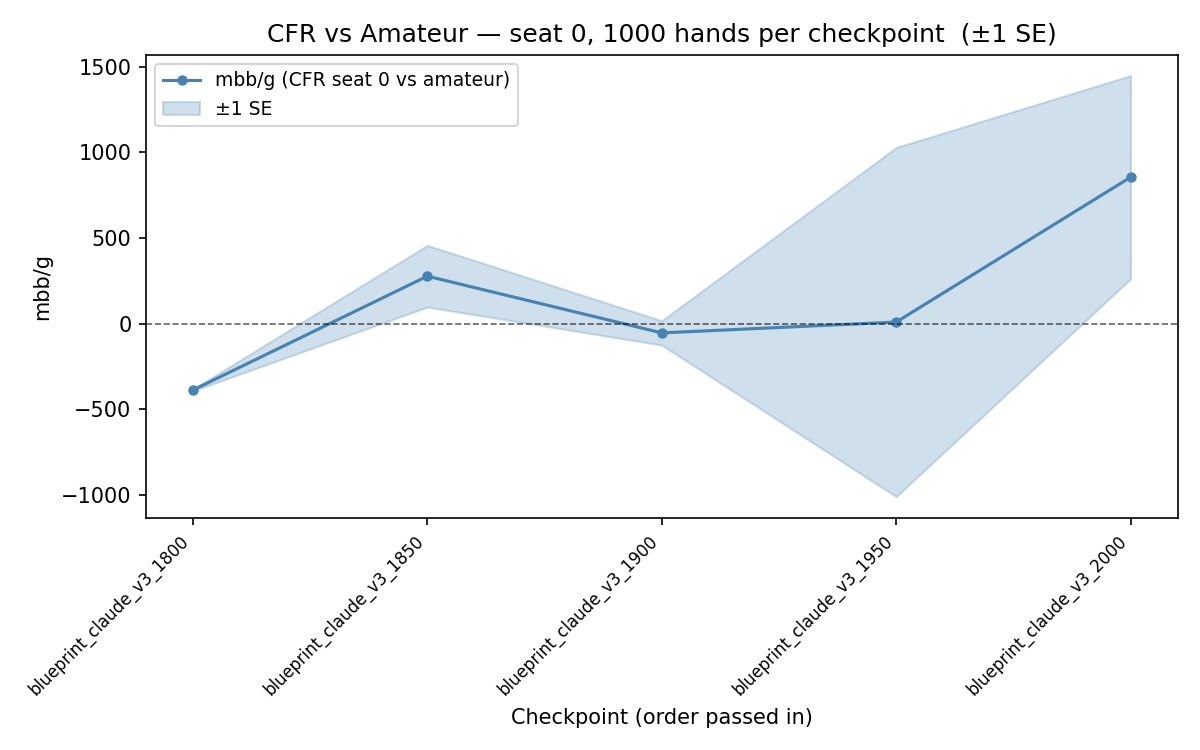

Reproduce this figure in Python.
#!/usr/bin/env python3
"""
Evaluate a sequence of blueprint pkl files vs the amateur strategy (CFR in
seat 0) and plot mbb/g as a learning curve.

Usage:
  python scripts/eval_curve.py output/bp_50.pkl output/bp_100.pkl ... \\
      [--hands 1000] [--workers 4] [--ci {95,se}]

Each pkl is evaluated in a separate process. Results are plotted in the order
the files were passed and saved as eval_curve.png next to this script.
"""

from __future__ import annotations

import argparse
import contextlib
import io
import math
import multiprocessing as mp
import os
import sys
from typing import List, Tuple

ROOT = os.path.dirname(os.path.dirname(os.path.abspath(__file__)))
if ROOT not in sys.path:
    sys.path.insert(0, ROOT)


# ---------------------------------------------------------------------------
# Worker (runs in a child process)
# ---------------------------------------------------------------------------

def _evaluate_one(args: Tuple[int, str, int]) -> Tuple[int, float, float]:
    """Load one pkl and evaluate vs amateur in seat 0. Returns (idx, mbb, se)."""
    idx, pkl_path, num_hands = args

    # Suppress tqdm progress bars and the per-eval table printed by evaluate_vs_amateur.
    os.environ["TQDM_DISABLE"] = "1"

    import pickle
    import numpy as np

    # ── Validate ────────────────────────────────────────────────────────────
    if not os.path.isfile(pkl_path):
        raise FileNotFoundError(f"pkl not found: {pkl_path}")

    with open(pkl_path, "rb") as f:
        data = pickle.load(f)

    if not isinstance(data, dict):
        raise ValueError(f"Invalid pkl (expected dict, got {type(data).__name__}): {pkl_path}")

    required = {"strategy_sum", "action_map"}
    missing = required - set(data.keys())
    if missing:
        raise ValueError(f"Invalid pkl (missing keys {missing}): {pkl_path}")

    # ── Build game + strategy ───────────────────────────────────────────────
    import types
    from poker_collusion.cfr.strategy import Strategy
    from poker_collusion.evaluation.mbbg import evaluate_vs_amateur
    import poker_collusion.env as _env

    game = types.SimpleNamespace(
        deal_new_hand      = _env.deal_new_hand,
        get_current_player = _env.get_current_player,
        get_legal_actions  = _env.get_legal_actions,
        get_info_key       = _env.get_info_key,
        is_terminal        = _env.is_terminal,
        get_payoffs        = _env.get_payoffs,
        apply_action       = _env.apply_action,
        is_chance_node     = _env.is_chance_node,
        sample_chance      = _env.sample_chance,
    )

    strategy = Strategy(
        strategy_sum=data["strategy_sum"],
        action_map=data["action_map"],
    )

    # ── Evaluate (suppress printed output) ─────────────────────────────────
    silent = io.StringIO()
    with contextlib.redirect_stdout(silent):
        mbb_mean, mbb_se = evaluate_vs_amateur(
            game, strategy, num_hands=num_hands, cfr_seat=0
        )

    return idx, float(mbb_mean[0]), float(mbb_se[0])


# ---------------------------------------------------------------------------
# Main
# ---------------------------------------------------------------------------

def main() -> None:
    ap = argparse.ArgumentParser(
        description="Plot mbb/g learning curve across a sequence of blueprint pkls"
    )
    ap.add_argument("pkls", nargs="+", help="Blueprint pkl files in evaluation order")
    ap.add_argument(
        "--hands", type=int, default=1000, metavar="N",
        help="Evaluation hands per pkl (default: 1000)",
    )
    ap.add_argument(
        "--workers", type=int, default=None, metavar="N",
        help="Parallel worker processes (default: number of pkls)",
    )
    ap.add_argument(
        "--ci", choices=["95", "se"], default="95",
        help="Error band: '95' for 95%% CI, 'se' for ±1 SE (default: 95)",
    )
    args = ap.parse_args()

    # Resolve paths relative to repo root
    pkl_paths: List[str] = [
        p if os.path.isabs(p) else os.path.join(ROOT, p)
        for p in args.pkls
    ]

    # Fail fast: check all files exist before spinning up workers
    bad = [p for p in pkl_paths if not os.path.isfile(p)]
    if bad:
        for p in bad:
            print(f"Error: not found: {p}", file=sys.stderr)
        sys.exit(1)

    n_workers = args.workers or len(pkl_paths)
    jobs = [(i, p, args.hands) for i, p in enumerate(pkl_paths)]

    print(
        f"Evaluating {len(pkl_paths)} checkpoint(s), "
        f"{args.hands} hands each, {n_workers} worker(s)..."
    )

    # ── Run evaluations in parallel ─────────────────────────────────────────
    try:
        from tqdm import tqdm
        use_tqdm = True
    except ImportError:
        use_tqdm = False

    with mp.Pool(processes=n_workers) as pool:
        if use_tqdm:
            raw = list(
                tqdm(
                    pool.imap_unordered(_evaluate_one, jobs),
                    total=len(jobs),
                    desc="Evaluating",
                )
            )
        else:
            raw = pool.map(_evaluate_one, jobs)

    # Sort back into submission order
    raw.sort(key=lambda r: r[0])
    mbbs = [r[1] for r in raw]
    ses  = [r[2] for r in raw]

    # ── Print table ─────────────────────────────────────────────────────────
    print(f"\n{'File':<40} {'mbb/g':>8}  {'± SE':>8}")
    print("-" * 60)
    for i, (p, m, s) in enumerate(zip(pkl_paths, mbbs, ses)):
        print(f"{os.path.basename(p):<40} {m:>8.1f}  {s:>8.1f}")

    # ── Plot ────────────────────────────────────────────────────────────────
    try:
        import matplotlib.pyplot as plt
        import numpy as np
    except ImportError:
        print("\nmatplotlib not installed — skipping plot. Run: pip install matplotlib")
        return

    mbbs_arr = np.array(mbbs)
    ses_arr  = np.array(ses)
    xs = list(range(len(pkl_paths)))

    band = 1.96 * ses_arr if args.ci == "95" else ses_arr
    band_label = "95% CI" if args.ci == "95" else "±1 SE"

    fig, ax = plt.subplots(figsize=(max(8, len(pkl_paths) * 0.4 + 2), 5))

    ax.plot(xs, mbbs_arr, marker="o", markersize=4, linewidth=1.5,
            color="steelblue", label="mbb/g (CFR seat 0 vs amateur)")
    ax.fill_between(xs, mbbs_arr - band, mbbs_arr + band,
                    alpha=0.25, color="steelblue", label=band_label)
    ax.axhline(0, color="black", linewidth=0.8, linestyle="--", alpha=0.6)

    # X-axis tick labels: show filename stems; thin out if many files
    stems = [os.path.splitext(os.path.basename(p))[0] for p in pkl_paths]
    step = max(1, math.ceil(len(stems) / 20))
    visible = list(range(0, len(stems), step))
    ax.set_xticks(visible)
    ax.set_xticklabels([stems[i] for i in visible], rotation=45, ha="right", fontsize=8)

    ax.set_xlabel("Checkpoint (order passed in)")
    ax.set_ylabel("mbb/g")
    ax.set_title(
        f"CFR vs Amateur — seat 0, {args.hands} hands per checkpoint  ({band_label})"
    )
    ax.legend(fontsize=9)
    fig.tight_layout()

    out_path = os.path.join(os.path.dirname(os.path.abspath(__file__)), "eval_curve.png")
    fig.savefig(out_path, dpi=150)
    print(f"\nSaved: {out_path}")


if __name__ == "__main__":
    mp.set_start_method("spawn", force=True)
    main()



"""
baseline (self play)
BTN    blueprint_v4_15000.pkl       200        148.2        [428.5, 1009.5]
SB     blueprint_v4_15000.pkl       -200         211.2        [-386.2, 441.8]
BB     blueprint_v4_15000.pkl       0       156.9        [-1054.3, -439.3]

team
BTN    blueprint_v4_15000.pkl       200        148.2        [428.5, 1009.5]
SB     blueprint_v4_15000.pkl       100         211.2        [-386.2, 441.8]
BB     blueprint_v4_15000.pkl       -300       156.9        [-1054.3, -439.3]
"""
